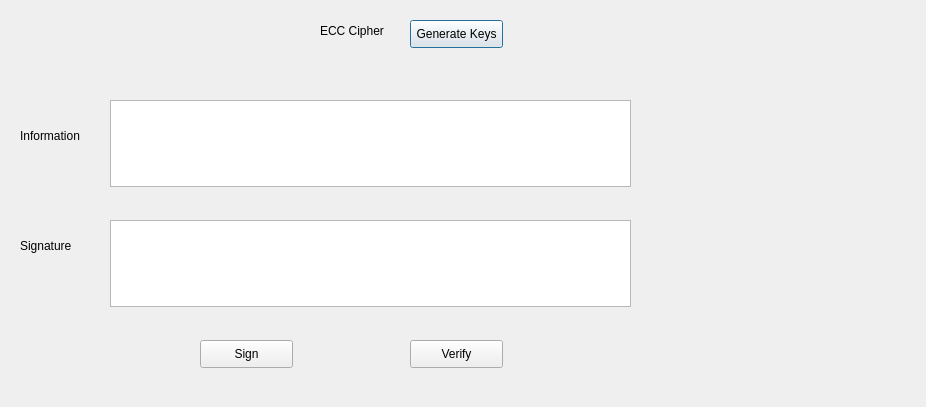
<?xml version="1.0" encoding="UTF-8"?>
<ui version="4.0">
 <class>Dialog</class>
 <widget class="QDialog" name="Dialog">
  <property name="geometry">
   <rect>
    <x>0</x>
    <y>0</y>
    <width>926</width>
    <height>407</height>
   </rect>
  </property>
  <property name="windowTitle">
   <string>Dialog</string>
  </property>
  <widget class="QLabel" name="label">
   <property name="geometry">
    <rect>
     <x>320</x>
     <y>10</y>
     <width>71</width>
     <height>41</height>
    </rect>
   </property>
   <property name="text">
    <string>ECC Cipher</string>
   </property>
  </widget>
  <widget class="QLabel" name="btn_gen_keys">
   <property name="geometry">
    <rect>
     <x>20</x>
     <y>120</y>
     <width>81</width>
     <height>31</height>
    </rect>
   </property>
   <property name="text">
    <string>Information</string>
   </property>
  </widget>
  <widget class="QLabel" name="label_3">
   <property name="geometry">
    <rect>
     <x>20</x>
     <y>230</y>
     <width>61</width>
     <height>31</height>
    </rect>
   </property>
   <property name="text">
    <string>Signature</string>
   </property>
  </widget>
  <widget class="QTextEdit" name="txt_info">
   <property name="geometry">
    <rect>
     <x>110</x>
     <y>100</y>
     <width>521</width>
     <height>87</height>
    </rect>
   </property>
  </widget>
  <widget class="QTextEdit" name="txt_sign">
   <property name="geometry">
    <rect>
     <x>110</x>
     <y>220</y>
     <width>521</width>
     <height>87</height>
    </rect>
   </property>
  </widget>
  <widget class="QPushButton" name="pushButton">
   <property name="geometry">
    <rect>
     <x>410</x>
     <y>20</y>
     <width>93</width>
     <height>28</height>
    </rect>
   </property>
   <property name="text">
    <string>Generate Keys</string>
   </property>
  </widget>
  <widget class="QPushButton" name="btn_sign">
   <property name="geometry">
    <rect>
     <x>200</x>
     <y>340</y>
     <width>93</width>
     <height>28</height>
    </rect>
   </property>
   <property name="text">
    <string>Sign</string>
   </property>
  </widget>
  <widget class="QPushButton" name="btn_verify">
   <property name="geometry">
    <rect>
     <x>410</x>
     <y>340</y>
     <width>93</width>
     <height>28</height>
    </rect>
   </property>
   <property name="text">
    <string>Verify</string>
   </property>
  </widget>
 </widget>
 <resources/>
 <connections/>
</ui>
